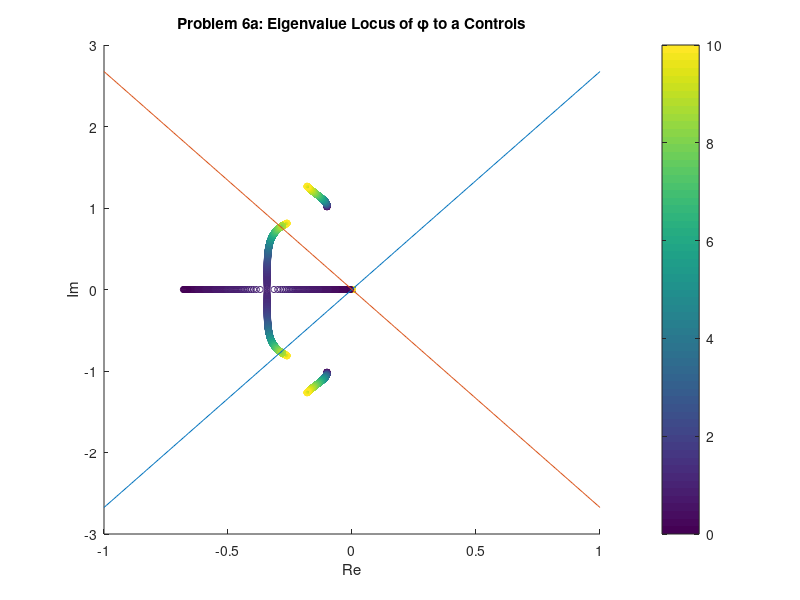

Source code (MATLAB): (Note: this script raises an error after producing the figure.)
%%%%%%%%%%%%%%%%%%%%%%%%%
%  ASEN 3128 Lab 6
%  Author: Me
%  Date: Now
%
%%%%%%%%%%%%%%%%%%%%%%%%%


%% 
clc
clear
close all;


%% Constants
g = 9.81; %[m/s^2]


%% Part 1: Lateral Dynamics Modeling

    
    %% Problem 1
    %
    %
    
    % Given
    C_y_beta = -0.8771;
    C_l_beta = -0.2797;
    C_n_beta = 0.1946;
    C_y_p = 0;
    C_l_p = -0.3295;
    C_n_p = -0.04073;
    C_y_r = 0;
    C_l_r = 0.304;
    C_n_r = -0.2737;
    h = 20000 * 0.3048; %[ft -> m]
    M = 0.5;
    S = 5500 * 0.3048^2; %[ft^2 -> m^2]
    b = 195.68 * 0.3048; %[ft -> m]
    c = 27.31 * 0.3048; %[ft -> m]
    V = 518 * 0.3048; %[ft/s -> m/s]
    W = 6.366e05 * 4.448; %[lb -> N]
    m = W/g; %[kg]
    I_x = 1.82e07 * 14.59 * 0.3048^2; %[slug*ft^2 -> kg*m^2]
    I_y = 3.31e07 * 14.59 * 0.3048^2; %[slug*ft^2 -> kg*m^2]
    I_z = 4.97e07 * 14.59 * 0.3048^2; %[slug*ft^2 -> kg*m^2]
    I_zx = 9.70e05 * 14.59 * 0.3048^2; %[slug*ft^2 -> kg*m^2]
    zeta = -6.8; %[deg]
    C_D = 0.040;
    
    %Construct Table 6.7
    
    
    
%% Part 2: Feedback Control for Stability Augmentation
%
%

    %% Problem 6
    %
    %
    
    %% Ranges
    Del_del_a_a = 0:0.01:10;
    Del_del_r_a = 0;
    Del_del_a_b = 0:-0.01:-10;
    Del_del_r_b = 0;
    Del_del_a_c = 0;
    Del_del_r_c = 0:0.01:5;
    Del_del_a_d = 0;
    Del_del_r_d = 0:0.01:5;
    
    A_aug = load('A_aug.mat');
    A_lat_aug = A_aug.A_aug;
    B_aug = load('B_aug.mat');
    B_lat_aug = B_aug.B_aug;
    
    %% Construct Full Matrix
    
    % a)
    A_a = @(ind) A_lat_aug + B_lat_aug * [0 0 0 Del_del_a_a(ind) 0 0;0 0 0 Del_del_r_a 0 0];
    
    % b)
    A_b = @(ind) A_lat_aug + B_lat_aug * [0 Del_del_a_b(ind) 0 0 0 0;0 Del_del_r_b 0 0 0 0];
    
    % c)
    A_c = @(ind) A_lat_aug + B_lat_aug * [0 0 Del_del_a_c 0 0 0;0 0 Del_del_r_c(ind) 0 0 0];
    A_c_neg = @(ind) A_lat_aug + B_lat_aug * [0 0 Del_del_a_c 0 0 0;0 0 -Del_del_r_c(ind) 0 0 0];
    
    % d)
    A_d = @(ind) A_lat_aug + B_lat_aug * [0 0 0 0 Del_del_a_d 0;0 0 0 0 Del_del_r_d(ind) 0];
    A_d_neg = @(ind) A_lat_aug + B_lat_aug * [0 0 0 0 Del_del_a_d 0;0 0 0 0 -Del_del_r_d(ind) 0];
    
    % Combined
    A_comb = @(ind1,ind2) A_lat_aug + B_lat_aug * [0 0 0 Del_del_a_a(ind1) 0 0;0 0 Del_del_r_c(ind2) 0 0 0];
    
    
    %% Determine Eigenvalues
    Eig_a = zeros(6,length(Del_del_a_a));
    Eig_b = zeros(6,length(Del_del_a_b));
    Eig_c_pos = zeros(6,length(Del_del_r_c));
    Eig_c_neg = zeros(6,length(Del_del_r_c));
    Eig_d_pos = zeros(6,length(Del_del_r_d));
    Eig_d_neg = zeros(6,length(Del_del_r_d));
    
    % a)
    for i = 1:length(Del_del_a_a)
        Eig_a(:,i) = eig(A_a(i));
    end
    
    % b)
    for i = 1:length(Del_del_a_b)
        Eig_b(:,i) = eig(A_b(i));
    end
    
    % c)
    for i = 1:length(Del_del_r_c)
        Eig_c_pos(:,i) = eig(A_c(i));
    end
    
    for i = 1:length(Del_del_r_c)
        Eig_c_neg(:,i) = eig(A_c_neg(i));
    end
    
    % d)
    for i = 1:length(Del_del_r_d)
        Eig_d_pos(:,i) = eig(A_d(i));
    end
    
    for i = 1:length(Del_del_r_d)
        Eig_d_neg(:,i) = eig(A_d_neg(i));
    end
    
    % Combined Loops
    
    %{
    Eig_comb = zeros(6,length(length(Del_del_a_a))*length(Del_del_r_c));
    colorgrad_a_a = zeros(length(length(Del_del_a_a))*length(Del_del_r_c),1);
    colorgrad_r_c = zeros(length(length(Del_del_a_a))*length(Del_del_r_c),1);
    for i = 1:length(Del_del_a_a)
        for j = 1:length(Del_del_r_c)
            Eig_comb(:,length(Del_del_a_a)*(i-1)+j) = eig(A_comb(i,j));
            colorgrad_a_a(length(Del_del_a_a)*(i-1)+j) = Del_del_a_a(i);
            colorgrad_r_c(length(Del_del_a_a)*(i-1)+j) = Del_del_r_c(j);
        end
    end
    %}
    
    
    
    %% Plot Eigenvalue Locus Plots
    
    
    x__ = -1:0.01:1;
    y__ = tand(69.5)*x__;
    
    % a)
    figure()
    for i = 1:6
        scatter(real(Eig_a(i,:)),imag(Eig_a(i,:)),20,Del_del_a_a); hold on     
    end
    colorbar()
    plot(x__,y__)
    plot(x__,-y__)
    title('Problem 6a: Eigenvalue Locus of \phi to a Controls')
    xlabel('Re')
    ylabel('Im')
    xline(-0.04)
    xline(-0.025)
    grid on; grid minor;
    hold off
    
    % b)
    figure()
    for i = 1:6
        scatter(real(Eig_b(i,:)),imag(Eig_b(i,:)),20,Del_del_a_b); hold on     
    end
    colorbar()
    plot(x__,y__)
    plot(x__,-y__)
    title('Problem 6b: Eigenvalue Locus of p to a Controls')
    xlabel('Re')
    ylabel('Im')
    xline(-0.04)
    xline(-0.025)
    grid on; grid minor;
    hold off
    
    % c)
    figure()
    for i = 1:6
        scatter(real(Eig_c_pos(i,:)),imag(Eig_c_pos(i,:)),20,Del_del_r_c); hold on     
    end
    colorbar()
    plot(x__,y__)
    plot(x__,-y__)
    title('Problem 6c: Eigenvalue Locus of r to a Controls')
    xlabel('Re')
    ylabel('Im')
    xline(-0.04)
    xline(-0.025)
    grid on; grid minor;
    hold off
    
    figure()
    for i = 1:6
        scatter(real(Eig_c_neg(i,:)),imag(Eig_c_neg(i,:)),20,-Del_del_r_c); hold on     
    end
    colorbar()
    plot(x__,y__)
    plot(x__,-y__)
    title('Problem 6c: Eigenvalue Locus of r to a Controls')
    xlabel('Re')
    ylabel('Im')
    xline(-0.04)
    xline(-0.025)
    grid on; grid minor;
    hold off
    
    % d)
    figure()
    for i = 1:6
        scatter(real(Eig_d_pos(i,:)),imag(Eig_d_pos(i,:)),20,Del_del_r_d); hold on     
    end
    colorbar()
    plot(x__,y__)
    plot(x__,-y__)
    title('Problem 6d: Eigenvalue Locus of \psi to a Controls')
    xlabel('Re')
    ylabel('Im')
    xline(-0.04)
    xline(-0.025)
    grid on; grid minor;
    hold off
    
    figure()
    for i = 1:6
        scatter(real(Eig_d_neg(i,:)),imag(Eig_d_neg(i,:)),20,-Del_del_r_d); hold on     
    end
    colorbar()
    plot(x__,y__)
    plot(x__,-y__)
    title('Problem 6d: Eigenvalue Locus of \psi to a Controls')
    xlabel('Re')
    ylabel('Im')
    xline(-0.04)
    xline(-0.025)
    grid on; grid minor;
    hold off
    
    % Combined
    %{
    figure()
    for i = 1:6
        scatter(real(Eig_comb(i,:)),imag(Eig_comb(i,:)),20,colorgrad_a_a); hold on
    end
    colorbar()
    plot(x__,y__)
    plot(x__,-y__)
    title('Problem 6 Combined: Eigenvalue Locus')
    xlabel('Re')
    ylabel('Im')
    xline(-0.04)
    xline(-0.025)
    grid on; grid minor;
    hold off
    
    figure()
    for i = 1:6
        scatter(real(Eig_comb(i,:)),imag(Eig_comb(i,:)),20,colorgrad_r_c); hold on
    end
    colorbar()
    plot(x__,y__)
    plot(x__,-y__)
    title('Problem 6 Combined: Eigenvalue Locus')
    xlabel('Re')
    ylabel('Im')
    xline(-0.04)
    xline(-0.025)
    grid on; grid minor;
    hold off
    %}
    
    
%% Problem 7
%
%

    %% Simulate ODE45
    tspan = [0 1000];
    IC_a = [10;-0.14;0.05;0;0;0];
    
    k_test = [0 0 0 4 0 0;0 0 0 0 0.1 0];
    
    [t_sim,x_sim] = ode45(@(t,var) shigunghwa(t,var,A_lat_aug,B_lat_aug,k_test),tspan,IC_a);
    
    
    %% Plotting
    figure()
    subplot(6,1,1)
    plot(t_sim,x_sim(:,1)); hold on
    subplot(6,1,2)
    plot(t_sim,x_sim(:,2))
    subplot(6,1,3)
    plot(t_sim,x_sim(:,3))
    subplot(6,1,4)
    plot(t_sim,x_sim(:,4))
    subplot(6,1,5)
    plot(t_sim,x_sim(:,5))
    subplot(6,1,6)
    plot(t_sim,x_sim(:,6))
    
    
    
%% Functions

function dxdt = shigunghwa(t,x,A,B,k)
    dxdt = (A + B*k)*x;
end
    